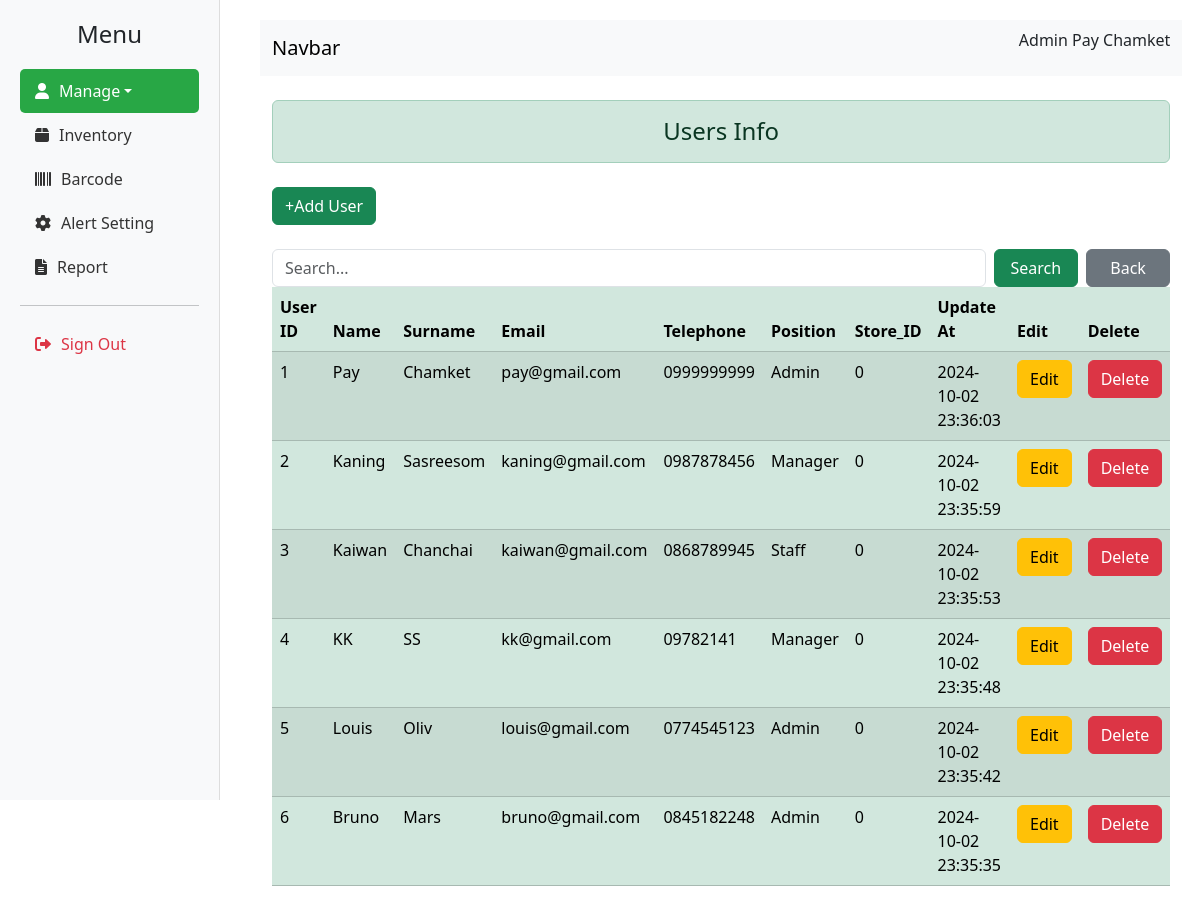
The app's page /jobdb/page/admin/list_user.php (signed in), older data.
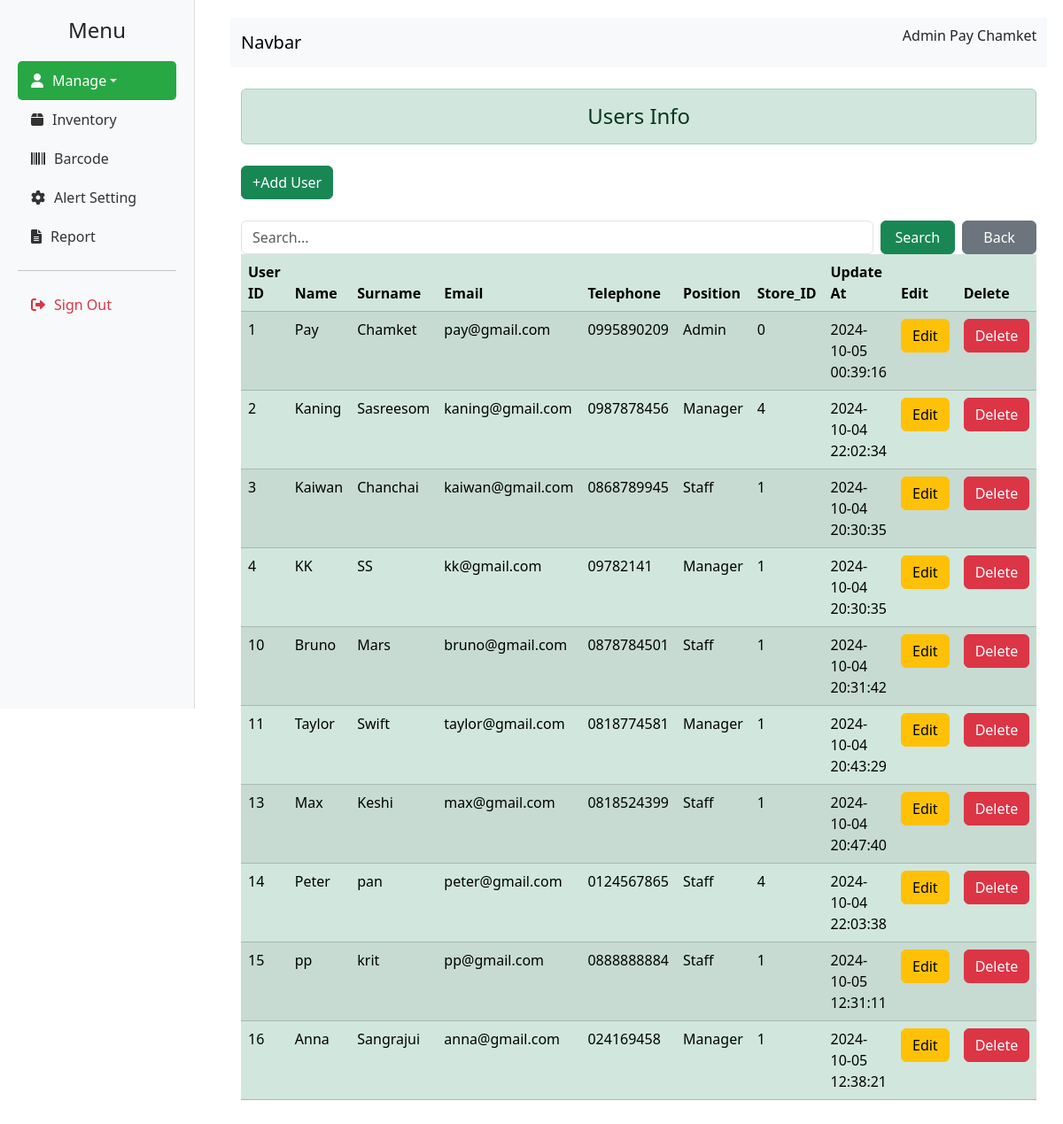
The same page, newer data.
### tables this page shows
CREATE TABLE `users` (
  `user_id` int(11) NOT NULL,
  `name` varchar(50) NOT NULL,
  `surname` varchar(50) NOT NULL,
  `email` varchar(50) NOT NULL,
  `password` varchar(20) NOT NULL,
  `tel` char(10) NOT NULL,
  `position` varchar(10) NOT NULL,
  `store_id` int(10) NOT NULL,
  `update_at` datetime NOT NULL DEFAULT current_timestamp() ON UPDATE current_timestamp()
);

### jobdb/page/admin/list_user.php (the view, shortened to what this page needs)
<?php
$conn = new ConnectionDatabase();
$conn = $conn->connect();
$search = isset($_GET['search']) ? $_GET['search'] : '';
$query = "SELECT * FROM users WHERE name LIKE '%$search%' OR user_id LIKE '%$search%' OR surname LIKE '%$search%'";
$result = mysqli_query($conn, $query);
?>
<!doctype html>
<html lang="en">
<head>
  <link href="https://cdn.jsdelivr.net/npm/bootstrap@5.3.3/dist/css/bootstrap.min.css" rel="stylesheet">
  <link href="https://cdnjs.cloudflare.com/ajax/libs/font-awesome/6.0.0-beta3/css/all.min.css" rel="stylesheet">
</head>
<body>
  <div class="sidebar">
    <h4>Menu</h4>
    <ul class="nav flex-column">
      <li class="nav-item dropdown">
      <a class="nav-link dropdown-toggle active" id="dropdownMenuLink" data-bs-toggle="dropdown" aria-expanded="false">
      <i class="fas fa-user"></i> Manage
      </a>
        <ul class="nav flex-column">
          <li class="nav-item side-menu">
            <a class="nav-link" href="inventory.php">
              <i class="fas fa-box"></i> Inventory
            </a>
          <li class="nav-item">
            <a class="nav-link" href="list_barcode.php">
              <i class="fas fa-barcode"></i> Barcode
            </a>
          </li>
          <li class="nav-item">
            <a class="nav-link" href="alert_setting.php">
              <i class="fas fa-cog"></i> Alert Setting
            </a>
          </li>
      </li>
      <li class="nav-item">
        <a class="nav-link" href="reporting.php">
          <i class="fas fa-file-alt"></i> Report
        </a>
      </li>
      </li>
    </ul>
    <hr>
    <a href="singout.php" class="nav-link text-danger">
      <i class="fas fa-sign-out-alt"></i> Sign Out
    </a>
  </div>
  <div class="content">
    <?php include '../../components/admin/navbar.php'; ?>
    <div class="container">
      <div class="h4 text-center alert alert-success mb-4 mt-4" role="alert">Users Info</div>
      <a href="add_user.php" class="btn btn-success mb-4">+Add User</a>
      <form action="list_user.php" method="get" class="d-flex align-items-center">
        <input type="text" name="search" value="<?= htmlspecialchars($search) ?>" placeholder="Search..." class="form-control me-2">
        <button type="submit" class="btn btn-success me-2" style="width: 100px;">Search</button>
        <a href="list_user.php" class="btn btn-secondary" style="width: 100px;">Back</a>
      </form>
      <div class="table-responsive table-container">
        <table class="table table-success table-striped table-hover">
          <thead>
            <tr>
              <th>User ID</th>
              <th>Name</th>
              <th>Surname</th>
              <th>Email</th>
              <th>Telephone</th>
              <th>Position</th>
              <th>Store_ID</th>
              <th>Update At</th>
              <th>Edit</th>
              <th>Delete</th>
            </tr>
          </thead>
          <tbody>
            <?php
            if ($result) {
              if (mysqli_num_rows($result) > 0) {
                while ($row = mysqli_fetch_assoc($result)) {
            ?>
                  <tr>
                    <td><?= htmlspecialchars($row["user_id"]) ?></td>
                    <td><?= htmlspecialchars($row["name"]) ?></td>
                    <td><?= htmlspecialchars($row["surname"]) ?></td>
                    <td><?= htmlspecialchars($row["email"]) ?></td>
                    <td><?= htmlspecialchars($row["tel"]) ?></td>
                    <td><?= htmlspecialchars($row["position"]) ?></td>
                    <td><?= htmlspecialchars($row["store_id"]) ?></td>
                    <td><?= htmlspecialchars($row["update_at"]) ?></td>
                    <td>
                      <a href="edit_user.php?user_id=<?= htmlspecialchars($row["user_id"]) ?>&search=<?= htmlspecialchars($search) ?>" class="btn btn-warning">Edit</a>
                    </td>
                    <td>
                      <a href="delete_user.php?user_id=<?= htmlspecialchars($row['user_id']) ?>" class="btn btn-danger" onclick="return confirm('Are you sure you want to delete this user?');">Delete</a>
                    </td>
                  </tr>
            <?php
                }
              } else {
                echo "<tr><td colspan='10' class='text-center'>No records found.</td></tr>";
              }
            } else {
              echo "<p>Error fetching data: " . mysqli_error($conn) . "</p>";
            }
            ?>
          </tbody>
        </table>
      </div>
    </div>
  </div>
</body>
</html>

### jobdb/components/admin/navbar.php
<?php
$profile = $_SESSION['profile'];
$position = $profile['position'];
$name = $profile['name'];
$surname = $profile['surname'];
?>
<nav class='navbar navbar-expand-lg bg-body-tertiary'>
    <div class='container-fluid'>
        <a class='navbar-brand' href='#'>Navbar</a>
        <div class='d-flex'>
            <p><?=$position?></p> &nbsp;
            <p><?=$name?> <?=$surname?></p>
        </div>
    </div>
</nav>

### jobdb/page/admin/list_user.php (style rules this page uses)
body { display: flex; }
.sidebar { width: 220px; height: 100vh; background-color: #f8f9fa; padding: 20px; border-right: 1px solid #ddd; position: fixed; }
.sidebar h4 { text-align: center; margin-bottom: 20px; }
.sidebar .nav-link { color: #333; display: flex; align-items: center; padding: 10px 15px; border-radius: 5px; transition: background-color 0.3s; }
.sidebar .nav-link.active { background-color: #28a745; color: white; }
.sidebar .nav-link i { margin-right: 10px; }
.content { margin-left: 240px; padding: 20px; width: 100%; }

Row changes from the older to the newer data that the page shows:
removed users: user_id "5", name "Louis", surname "Oliv", email "louis@gmail.com", tel "0774545123", position "Admin", store "0", update_at "2024-10-02 23:35:42"
removed users: user_id "6", name "Bruno", surname "Mars", email "bruno@gmail.com", tel "0845182248", position "Admin", store "0", update_at "2024-10-02 23:35:35"
changed users "Pay": tel "0999999999" → "0995890209"; update_at "2024-10-02 23:36:03" → "2024-10-05 00:39:16"
changed users "Kaning": store "0" → "4"; update_at "2024-10-02 23:35:59" → "2024-10-04 22:02:34"
changed users "Kaiwan": store "0" → "1"; update_at "2024-10-02 23:35:53" → "2024-10-04 20:30:35"
changed users "KK": store "0" → "1"; update_at "2024-10-02 23:35:48" → "2024-10-04 20:30:35"
added users: user_id "10", name "Bruno", surname "Mars", email "bruno@gmail.com", tel "0878784501", position "Staff", store "1", update_at "2024-10-04 20:31:42"
added users: user_id "11", name "Taylor", surname "Swift", email "taylor@gmail.com", tel "0818774581", position "Manager", store "1", update_at "2024-10-04 20:43:29"
added users: user_id "13", name "Max", surname "Keshi", email "max@gmail.com", tel "0818524399", position "Staff", store "1", update_at "2024-10-04 20:47:40"
added users: user_id "14", name "Peter", surname "pan", email "peter@gmail.com", tel "0124567865", position "Staff", store "4", update_at "2024-10-04 22:03:38"
added users: user_id "15", name "pp", surname "krit", email "pp@gmail.com", tel "0888888884", position "Staff", store "1", update_at "2024-10-05 12:31:11"
added users: user_id "16", name "Anna", surname "Sangrajui", email "anna@gmail.com", tel "024169458", position "Manager", store "1", update_at "2024-10-05 12:38:21"
